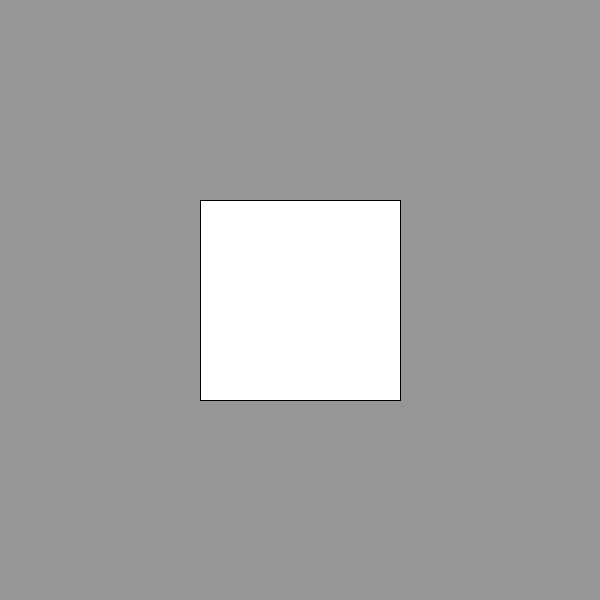
Frame 1 (no input)
Frame 60 (the mouse pressed at the canvas centre just before this capture): identical to frame 1, image omitted
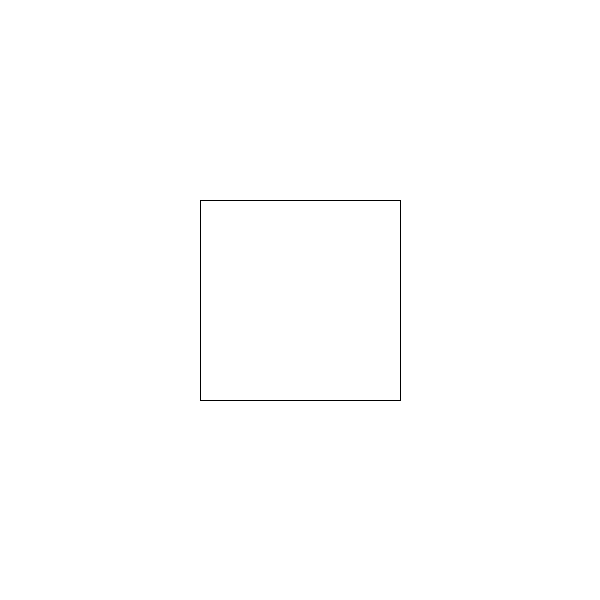
Frame 120 (the mouse held since frame 60 and released just before this capture)

The Processing sketch that drew these frames (run headless with seeded random() and noise(); from frame 60 on, the mouse is pressed at the canvas centre):

// Processing sketch: switch_MidtermPractice
// ── switch_MidtermPractice.pde
void setup() {
  size(600, 600);
  rectMode(CENTER);
  background(150);
}

void draw() {
  background(150);
  if (mousePressed && mouseX > width/2 - 100 && mouseX < width/2 + 100 && mouseY> height/2 - 100 && mouseY< height/2 + 100)
  { 
    background(255);
  } else {
    background(150);
  }

  rect(width/2, height/2, 200, 200);
}
